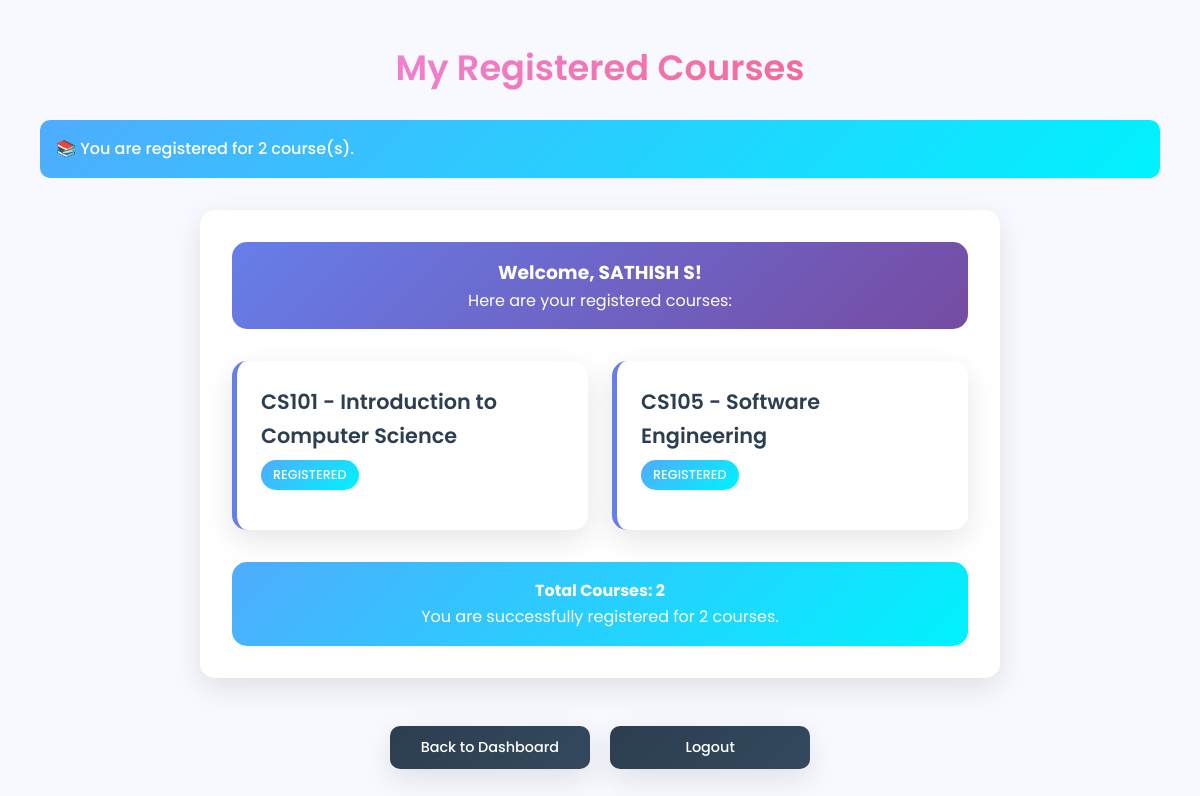
Screenshot of /student/my_courses (signed in) with the database file from the repository.
### tables this page shows
CREATE TABLE students (
        rollno TEXT PRIMARY KEY,
        name TEXT NOT NULL,
        password TEXT NOT NULL
    );

CREATE TABLE registrations (
        rollno TEXT,
        course_id TEXT,
        PRIMARY KEY (rollno, course_id),
        FOREIGN KEY (rollno) REFERENCES students(rollno),
        FOREIGN KEY (course_id) REFERENCES courses(course_id)
    );

CREATE TABLE courses (
        course_id TEXT PRIMARY KEY,
        course_name TEXT NOT NULL
    );

### app.py (the view)
@app.route('/student/my_courses')
def my_registered_courses():
    if 'student' not in session:
        return redirect(url_for('student_login'))
    if not ensure_database_exists():
        flash("❌ Database error. Please contact administrator.")
        return render_template('my_courses.html', courses=[])
    try:
        conn = get_db_connection()
        rollno = session['student']
        registered_courses = conn.execute('''
            SELECT c.course_id, c.course_name, r.rollno
            FROM registrations r
            JOIN courses c ON r.course_id = c.course_id
            WHERE r.rollno = ?
            ORDER BY c.course_name
        ''', (rollno,)).fetchall()
        student_info = conn.execute('SELECT name FROM students WHERE rollno = ?', (rollno,)).fetchone()
        conn.close()
        if not registered_courses:
            flash("📝 You haven't registered for any courses yet. Visit the dashboard to register for courses!")
        else:
            flash(f"📚 You are registered for {len(registered_courses)} course(s).")
        return render_template('my_courses.html', courses=registered_courses, student_info=student_info)
    except Exception as e:
        flash(f"❌ Error loading your courses: {str(e)}")
        return render_template('my_courses.html', courses=[])

### app.py (called while the page is built)
def get_db_connection():
    try:
        conn = sqlite3.connect('portal.db')
        conn.row_factory = sqlite3.Row
        return conn
    except sqlite3.DatabaseError as e:
        print(f"Database error: {e}")
        if os.path.exists('portal.db'):
            os.remove('portal.db')
            print("Removed corrupted database, please run init_db.py to recreate it.")
        raise e

def ensure_database_exists():
    if not os.path.exists('portal.db'):
        print("Database not found. Please run init_db.py to initialize the database.")
        return False
    try:
        conn = get_db_connection()
        conn.execute("SELECT name FROM sqlite_master WHERE type='table' AND name='students'")
        conn.close()
        return True
    except sqlite3.DatabaseError:
        print("Database is corrupted. Please run init_db.py to recreate it.")
        return False

### templates/my_courses.html (shortened to what this page needs)
<!DOCTYPE html>
<html lang="en">
<head>
    <link rel="stylesheet" href="{{ url_for('static', filename='style.css') }}">
</head>
<body>
    <div class="container">
        <h2>My Registered Courses</h2>
        {% with messages = get_flashed_messages() %}
            {% if messages %}
                {% for message in messages %}
                    <div class="alert {% if '❌' in message or 'error' in message.lower() or 'invalid' in message.lower() %}error{% elif '⚠️' in message %}warning{% else %}success{% endif %}">
                        {{ message }}
                    </div>
                {% endfor %}
            {% endif %}
        {% endwith %}
        <div class="dashboard">
            {% if student_info %}
                <div style="text-align: center; margin-bottom: 2rem; padding: 1rem; background: var(--primary-gradient); color: white; border-radius: var(--border-radius);">
                    <h3>Welcome, {{ student_info.name }}!</h3>
                    <p>Here are your registered courses:</p>
                </div>
            {% endif %}
            {% if courses %}
                <div class="course-grid">
                    {% for course in courses %}
                    <div class="course-card">
                        <div class="course-title">{{ course.course_id }} - {{ course.course_name }}</div>
                        <div class="course-info">
                            <span class="status available">Registered</span>
                        </div>
                    </div>
                    {% endfor %}
                </div>
                <div style="text-align: center; margin-top: 2rem; padding: 1rem; background: var(--success-gradient); color: white; border-radius: var(--border-radius);">
                    <h4>Total Courses: {{ courses|length }}</h4>
                    <p>You are successfully registered for {{ courses|length }} course{{ 's' if courses|length != 1 else '' }}.</p>
                </div>
            {% endif %}
        </div>
        <div style="text-align: center; margin-top: 2rem;">
            <a href="/student/dashboard" class="back-link">Back to Dashboard</a>
            <a href="/logout" class="back-link" style="margin-left: 1rem;">Logout</a>
        </div>
    </div>
</body>
</html>

### static/style.css (style rules this page uses)
:root { --primary-gradient: linear-gradient(135deg, #667eea 0%, #764ba2 100%); --secondary-gradient: linear-gradient(135deg, #f093fb 0%, #f5576c 100%); --success-gradient: linear-gradient(135deg, #4facfe 0%, #00f2fe 100%); --warning-gradient: linear-gradient(135deg, #fa709a 0%, #fee140 100%); --dark-gradient: linear-gradient(135deg, #2c3e50 0%, #34495e 100%); --light-bg: #f8f9ff; --white: #ffffff; --shadow: 0 10px 30px rgba(0, 0, 0, 0.1); --shadow-hover: 0 20px 40px rgba(0, 0, 0, 0.15); --border-radius: 15px; --transition: all 0.3s ease; }
* { margin: 0; padding: 0; box-sizing: border-box; }
body { font-family: 'Poppins', sans-serif; background: var(--light-bg); min-height: 100vh; padding: 20px; line-height: 1.6; }
.container { max-width: 1200px; margin: 0 auto; padding: 20px; }
h2 { background: var(--secondary-gradient); -webkit-background-clip: text; -webkit-text-fill-color: transparent; background-clip: text; font-size: 2.2rem; font-weight: 600; text-align: center; margin-bottom: 1.5rem; animation: fadeInUp 0.6s ease-out; }
a { display: inline-block; padding: 15px 30px; background: var(--primary-gradient); color: white; text-decoration: none; border-radius: var(--border-radius); font-weight: 500; font-size: 1.1rem; transition: var(--transition); box-shadow: var(--shadow); position: relative; overflow: hidden; min-width: 200px; text-align: center; }
a::before { content: ''; position: absolute; top: 0; left: -100%; width: 100%; height: 100%; background: linear-gradient(90deg, transparent, rgba(255, 255, 255, 0.2), transparent); transition: left 0.5s; }
.dashboard { background: var(--white); border-radius: var(--border-radius); padding: 2rem; box-shadow: var(--shadow); margin: 2rem auto; max-width: 800px; animation: fadeIn 0.8s ease-out; }
.course-grid { display: grid; grid-template-columns: repeat(auto-fit, minmax(300px, 1fr)); gap: 1.5rem; margin-top: 2rem; }
.course-card { background: var(--white); border-radius: var(--border-radius); padding: 1.5rem; box-shadow: var(--shadow); transition: var(--transition); border-left: 5px solid #667eea; }
.course-title { font-size: 1.3rem; font-weight: 600; color: #2c3e50; margin-bottom: 0.5rem; }
.course-info { color: #7f8c8d; font-size: 0.9rem; margin-bottom: 1rem; }
.status { display: inline-block; padding: 5px 12px; border-radius: 20px; font-size: 0.8rem; font-weight: 500; text-transform: uppercase; }
.status.available { background: var(--success-gradient); color: white; }
.alert { padding: 1rem; border-radius: 10px; margin: 1rem 0; font-weight: 500; animation: slideInDown 0.5s ease-out; }
.alert.success { background: linear-gradient(135deg, #4facfe 0%, #00f2fe 100%); color: white; }
.back-link { display: inline-block; margin-top: 1rem; padding: 10px 20px; background: var(--dark-gradient); color: white; text-decoration: none; border-radius: 10px; font-size: 0.9rem; transition: var(--transition); }

### rows the page displays
students: name "SATHISH S"
registrations: course_id "CS101", course_name "Introduction to Computer Science"
registrations: course_id "CS105", course_name "Software Engineering"

### other values shown
{{ message }} "📚 You are registered for 2 course(s)."
{{ courses|length }} "2"
{{ 's' if courses|length != 1 else '' }} "s"
